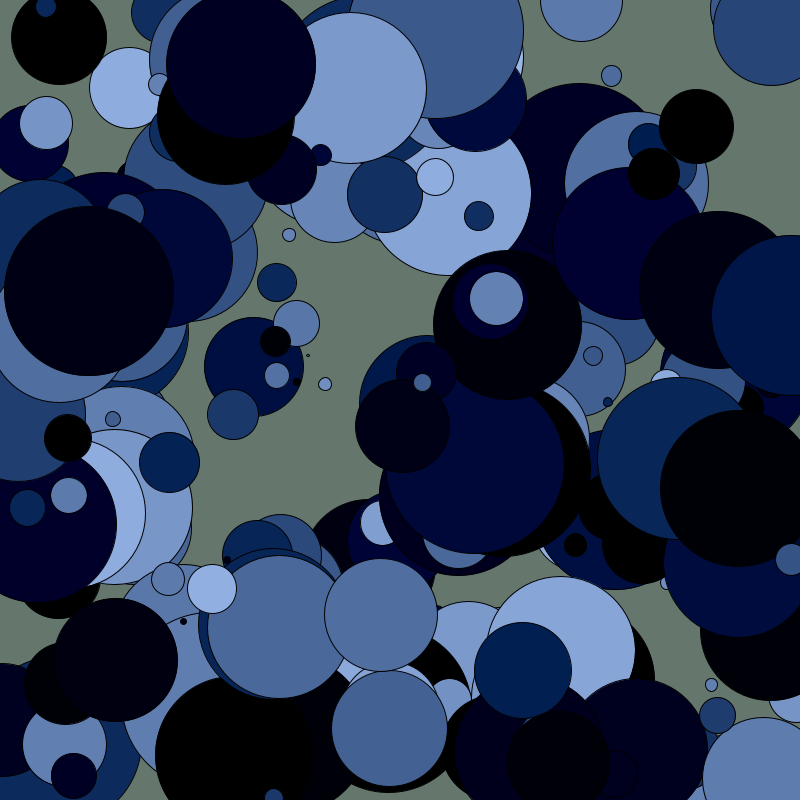
Frame 1 (no input)
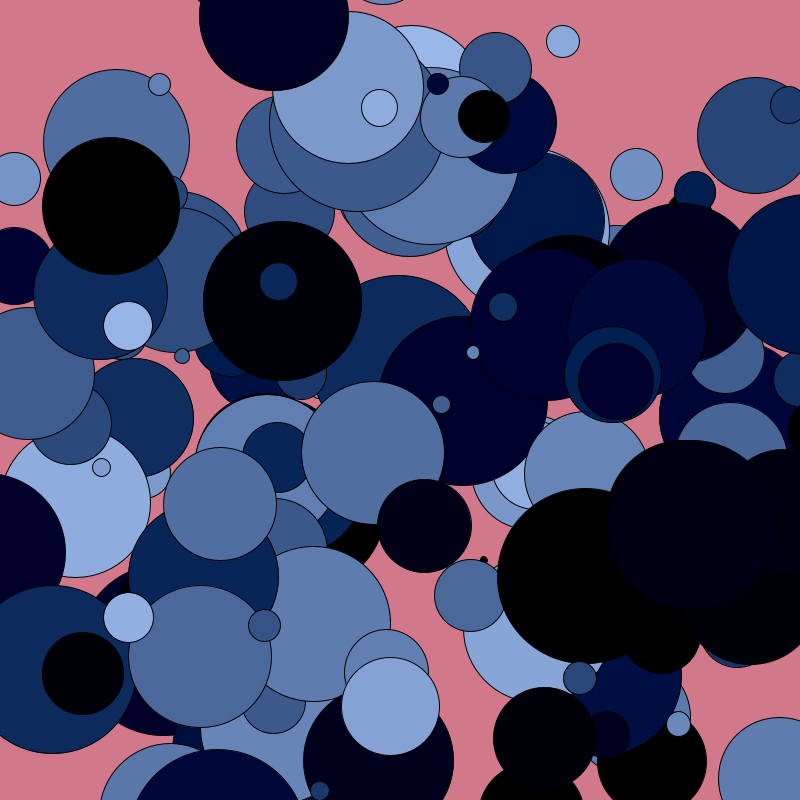
Frame 60 (the mouse pressed at the canvas centre just before this capture)
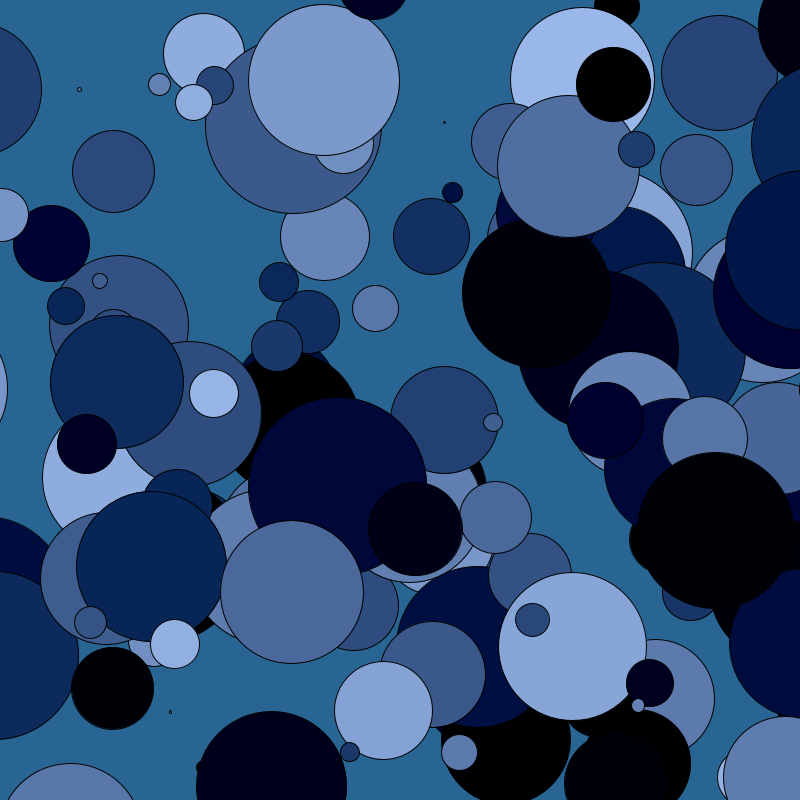
Frame 120 (the mouse held since frame 60 and released just before this capture)

The Processing sketch that drew these frames (run headless with seeded random() and noise(); from frame 60 on, the mouse is pressed at the canvas centre):

// Processing sketch: processing_165499
// ── processing_165499.pde

Mouse twoHundred [] = new Mouse [200];

void setup (){
  
 size (800,800);
 
 smooth ();
 
 for (int i=0; i<twoHundred.length;i++) {
   twoHundred[i] = new Mouse();
   twoHundred[i].prime(random(800),random(800),random(60),random(255),random(20));
 }
 
}

void draw () {
  
  background (random(255),random(180),random(150));
  
  for (int i=0; i<twoHundred.length;i++){
   twoHundred[i].update(); 
  }
  

  
}
class Mouse {
  float posX;
  float posY;
  float bigness;
  float colors;
  float movement;


  void prime (float _posX, float _posY, float _bigness, float _colors, float _movement) {
    posX = _posX;
    posY = _posY;
    bigness = _bigness;
    colors = _colors;
    movement = _movement;
  }

  void update () {
    
    

    //head
    fill (colors-100, colors-70, colors-20);
    ellipse (posX, posY, bigness*3, bigness*3);
    /*ellipse (posX-40, posY-40, bigness*3/2, bigness*3/2);
    ellipse (posX+40, posY-40, bigness*3/2, bigness*3/2);
    */

    //movement
    posX += movement * random(-5,5) ;
    posY += movement * random(-5,5);

    //collision logic 
    if (posX >800-0.1 || posY >800-0.1) {
      movement *= -1;
    }
    if (posX <0.1 || posY <0.1) {
      movement *=-1;
    }
    /*initially had a creature that looked like a mouse but everytime i adjusted the 
     size the aspects would go crazy, submitting this first and going to work on it more 
     to get my mouse face to appear.
     
     //Left ear
     noStroke();
     fill (200, 100, 50);
     ellipse (posX/2 -140, posY/2 -190, bigness*3, bigness*3);
     
     //Right Ear
     noStroke();
     fill (200, 100, 50);
     ellipse (posX/2 +140, posY/2 -190, bigness*3, bigness*3);
     
     //Right Eye
     noStroke();
     fill (255);
     ellipse (posX/2 +70, posY/2 -60, bigness*0.7, bigness*0.7);
     
     fill (0);
     ellipse (posX/2 +70, posY/2 -60, bigness*0.4, bigness*0.4);
     
     //Left Eye
     noStroke();
     fill (255);
     ellipse (posX/2 -70, posY/2 -60, bigness*0.7, bigness*0.7);
     
     fill (0);
     ellipse (posX/2 -70, posY/2 -60, bigness*0.4, bigness*0.4);
     
     //Nose
     noStroke();
     fill (0);
     rectMode (CENTER);
     rect (posX/2, posY/2, bigness*0.5, bigness*0.5);
     
     //Mouth
     noStroke();
     fill (255);
     rect (posX/2, posY/2+60, bigness*2, bigness *0.3);
     
     */
  }
}
